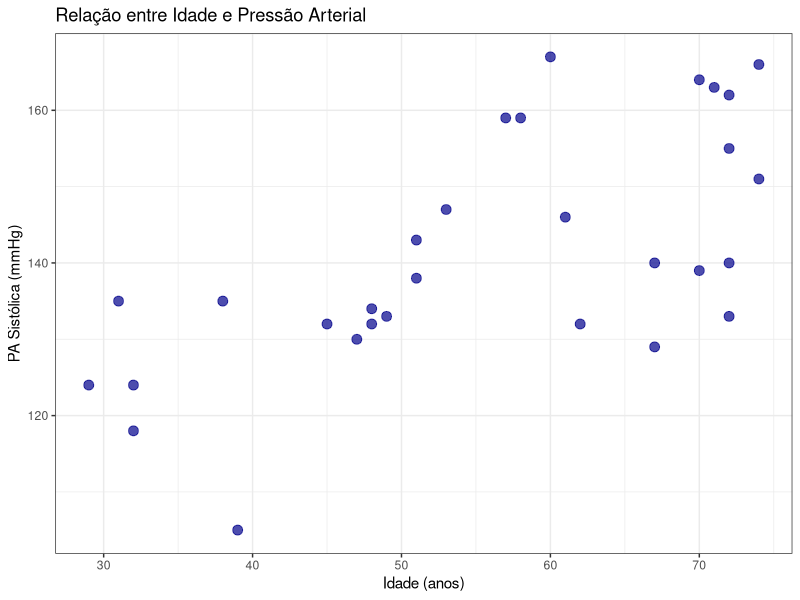

Write the R code that produced this figure.
# Módulo 3 - Aula 2 - Modelos lineares e não lineares

# Declaração dos pacotes necessários para realizar as atividades
# install.packages("tidyverse")
# install.packages("broom")
library(tidyverse)
library(broom)


# 1.1. Correlação, modelos lineares e não-lineares
# Uma das formas de se medir uma relação entre duas variáveis numéricas é 
# calculando a correlação entre as duas, podendo ser medida através do 
# coeficiente de correlação linear.

# Observação: Correlação não denota causalidade. Não é porque uma variável
# está correlata a outra, não quer dizer que se influenciem diretamente.
# Exemplo: O aumento da temperatura global está correlacionado com a diminuição
# na população de piratas. 

# Plotando um gráfico de dispersão das variáveis, é possível observar pelo 
# menos 5 tipos de comportamento no gráfico:
# # a) Correlação linear negativa, quando são inversamente proporcionais;
# # b) Correlação linear positiva, quando são diretamente proporcionais;
# # c) Sem correlação, quando não se afetam diretamente;
# # d) Padrão não linear, quando não necessariamente se afetam em 
# # todos os casos. O comportamento no gráfico deixa de ser em formato de 
# # linha e passa a tomar formato de curva.

# A força entre essas variáveis pode ser medida através do coeficiente de
# correlação de Pearson, onde:
# # a) Correlação linear perfeita positiva: r = +1
# # b) Correlação linear perfeita negativa: r = -1
# # c) Sem correlação linear: r = 0
# # d) Correlação linear positiva: 0 < r < 1
# # e) Correlação linear negativa: -1 < r < 0

# Caso a suposta correlação não for válida através do método de Pearson
# utiliza-se a correlação de Spearman, que não assume distribuição normal para
# as duas variáveis e sim através de postos ordenados (ranqueamento).

# 1.2. Atividade: Cálculo da correlação entre pressão arterial e idade, 
# plotando num gráfico para visualização dos resultados.

# Definir semente para reprodutibilidade
set.seed(42)

# Número amostral
n <- 30

# Simula dados de pressão arterial e idade
pasis <- tibble(
  idade = round(runif(n, min = 25, max = 75)),
  pa = round(100 + 0.8 * idade + rnorm(n, 0, 10)),
  sexo = if_else(runif(n) >= 0.5, "Feminino", "Masculino")
)
print(pasis)

# Funções utilizadas:
# # runif(n, min, max): Gera n números aleatórios entre limites min e max;
# # round(): Arredonda para número inteiro;
# # rnorm(n, avg, sd): Adiciona "ruído" com média 0 e DP 10;
# Fórmula para criação de pressão arterial: 100 + 0.8*idade + ruído 

# Cálculo da correlação utilizando cor.test() e teste se ela é significativa
cor.test(pasis$pa, pasis$idade)

# Output:
# t = Estatística t do teste;
# df = Graus de liberdade;
# p-value = probabilidade de observar essa correlação se não houvesse relação.
# Se p < 0.05, então há correlação significativa;

# cor = Coeficiente de correlação (r). Parâmetro mais importante nessa análise.
# Permite verificar se é positivo/negativo e quão forte é:
# # |r| < 0.3 = Correlação FRACA
# # 0.3 ≤ |r| < 0.7 = Correlação MODERADA
# # |r| ≥ 0.7 = Correlação FORTE

# No caso dos dados mockados (r=0.659), a correlação é MODERADA.

# 95 percent confidence interval = Intervalo de confiança para o coeficiente
# de correlação.

# Também é possível calcular o coeficiente sem os testes:
cor(pasis$pa, pasis$idade)

# Visualização a partir de gráfico de dispersão:
ggplot(pasis, aes(x = idade, y = pa)) +
  geom_point(size = 3, color = "darkblue", alpha = 0.7) +
  labs(title = "Relação entre Idade e Pressão Arterial",
       x = "Idade (anos)",
       y = "PA Sistólica (mmHg)") +
  theme_bw()

# Interpretação do resultado:
# a) Os pontos tendem a subir proporcionalmente em direção ao canto superior
# direito;
# b) Indicativo de correlação POSITIVA (maior idade = maior pressão arterial);
# c) Os pontos ainda estão dispersos e r=0.659, indicando uma correlação
# positiva NÃO PERFEITA, já que 0 < r < 1.


# 2.1 Modelos de regressão linear simples
#

# 2.2 Modelos de regressão linear múltipla
#


# 2.3 Modelos de regressão logística
#


# 2.4 Modelos de Poisson
#


# 3.1 Diagnóstico dos modelos
#
